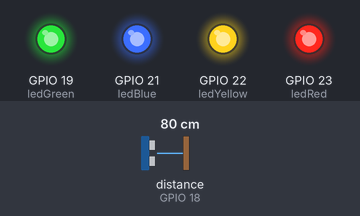
Recording of a sketch running on a simulated ESP32. Shown: output pins drawn as LEDs (lit = HIGH). Wiring (inferred from the names in the program): ultrasonic range finder: trigger GPIO 5; echo GPIO 18. The inputs (shaded band) are chosen by the test bench; at power-on: distance to the obstacle (sensor on GPIO 18) 80 cm. The echo pulse lasts 58.3 µs per cm; WiFi joins after 1.5 s; servers stay silent unless stated; uploads are accepted with an empty reply; the local clock reads 2024-03-15 10:24:30 at power-on unless the sketch sets it; pins used as bus, display or sensor lines are not drawn; what the sketch prints to the serial monitor is not drawn.

Above: at 1.1 s.
At 4.3 s:
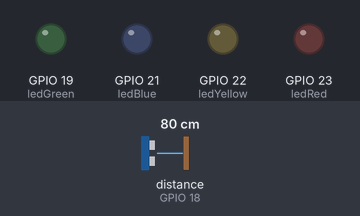
4.4 s: distance to the obstacle (sensor on GPIO 18) set to 41 cm
7.4 s: distance to the obstacle (sensor on GPIO 18) set to 33 cm
At 9.8 s:
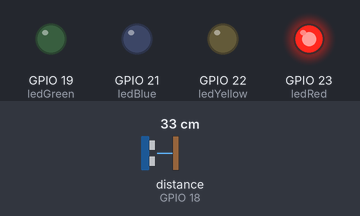
Timing chart, 0 to 11.3 s (numbered marks = the images above; inputs shaded):
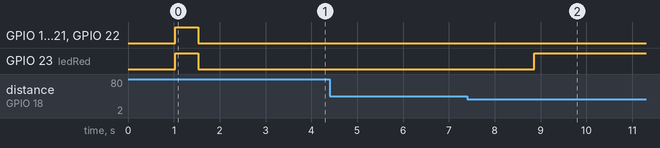

The sketch:

ngaplut.ino
```cpp
// ══════════════════════════════════════════════════════════════════════════
// FloodSafe Đà Nẵng – ESP32 Firmware cho Trạm thật TR01 (Chạy trên Render)
// Cảm biến siêu âm HC-SR04 + Đèn LED cảnh báo + Kết nối WiFi & Render HTTPS
// ══════════════════════════════════════════════════════════════════════════

#include <WiFi.h>
#include <WiFiClientSecure.h>
#include <HTTPClient.h>
#include <time.h>

// ── 0. CHẾ ĐỘ ĐÈN CẢNH BÁO ─────────────────────────────────────────────
// 0: Đèn đỏ bật khi H >= 15 cm, tắt khi H < 13 cm, giữ trong 13 - 15 cm (vùng trễ)
// 1: 4 đèn theo 10 / 20 / 35 cm không vùng trễ (phiên bản cũ)
#define CHE_DO_DEN_4_MUC 0

// ── 1. CẤU HÌNH WIFI & MÁY CHỦ RENDER ──────────────────────────────────
// Điền tên WiFi và mật khẩu nơi bạn cấp mạng cho ESP32 (ví dụ WiFi nhà, trường hoặc phát từ 4G điện thoại)
const char* WIFI_SSID     = "YOUR_WIFI_NAME";        // <-- Đổi thành tên WiFi của bạn
const char* WIFI_PASSWORD = "YOUR_WIFI_PASSWORD";    // <-- Đổi thành mật khẩu WiFi

// Địa chỉ máy chủ Backend FloodSafe trên Render (chuẩn HTTPS)
const char* SERVER_URL    = "https://flood-ov2h.onrender.com/api/ban-ghi";

// Thông tin định danh trạm (Khớp chính xác với config.json trên server Render)
const char* MA_TRAM       = "TR01";
const char* API_KEY       = "tr01demokey_change_me_0123456789";

// Chu kỳ hẹn giờ đo và gửi dữ liệu (millis)
const unsigned long DO_INTERVAL        = 2000;   // Đo và cập nhật đèn mỗi 2 giây
const unsigned long SEND_INTERVAL      = 5000;   // Gửi dữ liệu lên máy chủ mỗi 5 giây
const unsigned long RECONNECT_INTERVAL = 10000;  // Thử kết nối lại WiFi chạy nền mỗi 10 giây
const int HTTP_TIMEOUT                 = 4000;   // Timeout kết nối HTTP 4.000 ms

unsigned long lastDoTime        = 0;
unsigned long lastSendTime      = 0;
unsigned long lastReconnectTime = 0;
bool trangThaiDenDo             = false;

// ── 2. KHAI BÁO CHÂN PHẦN CỨNG ─────────────────────────────────────────
// Chân cảm biến siêu âm HC-SR04
const int trigPin = 5;
const int echoPin = 18;  // Qua mạch cầu phân áp (5V -> 3.3V)

// Chân 4 đèn LED cảnh báo: Đỏ -> Vàng -> Xanh dương -> Xanh lá
const int ledRed    = 23;  // Mức 4: Ngập sâu nghiêm trọng (>= 35cm) - Đỏ (hoặc đèn cảnh báo vùng trễ)
const int ledYellow = 22;  // Mức 3: Nguy hiểm (20 - 35cm) - Vàng
const int ledBlue   = 21;  // Mức 2: Cảnh báo (10 - 20cm) - Xanh dương
const int ledGreen  = 19;  // Mức 1: An toàn (< 10cm) - Xanh lá

// Hằng số khoảng cách gốc từ cảm biến đến mặt đất đã chốt (cm)
const float DISTANCE_TO_GROUND = 52.0;

// ── 3. HÀM ĐO MỰC NƯỚC (HC-SR04) ───────────────────────────────────────
// Đo 5 lần, nghỉ 200 ms giữa 2 lần đọc, chỉ nhận 0 < d <= DISTANCE_TO_GROUND + 2 cm
float doMucNuoc() {
  float sum = 0;
  int validCount = 0;

  for (int i = 0; i < 5; i++) {
    digitalWrite(trigPin, LOW);
    delayMicroseconds(2);
    digitalWrite(trigPin, HIGH);
    delayMicroseconds(10);
    digitalWrite(trigPin, LOW);

    long duration = pulseIn(echoPin, HIGH, 30000); // Timeout 30ms (~5m)
    if (duration > 0) {
      float dist = duration * 0.034 / 2.0;
      if (dist > 0 && dist <= (DISTANCE_TO_GROUND + 2.0)) {
        sum += dist;
        validCount++;
      }
    }
    if (i < 4) delay(200); // Nghỉ 200 ms giữa 2 lần đọc
  }

  if (validCount > 0) {
    float distanceToWater = sum / validCount;
    float waterLevel = DISTANCE_TO_GROUND - distanceToWater;
    if (waterLevel < 0) waterLevel = 0.0;
    return waterLevel;
  }
  return -1.0; // Báo lỗi không đo được
}

// ── 4. CẬP NHẬT ĐÈN CẢNH BÁO ───────────────────────────────────────────
void capNhatDen(float waterLevel) {
  if (waterLevel < 0) return;

#if CHE_DO_DEN_4_MUC
  // Khối 4 đèn cũ theo 10 / 20 / 35 cm không vùng trễ
  digitalWrite(ledRed, LOW);
  digitalWrite(ledYellow, LOW);
  digitalWrite(ledBlue, LOW);
  digitalWrite(ledGreen, LOW);

  if (waterLevel >= 35.0) {
    digitalWrite(ledRed, HIGH);
  } else if (waterLevel >= 20.0) {
    digitalWrite(ledYellow, HIGH);
  } else if (waterLevel >= 10.0) {
    digitalWrite(ledBlue, HIGH);
  } else {
    digitalWrite(ledGreen, HIGH);
  }
#else
  // Chế độ CHE_DO_DEN_4_MUC = 0:
  // Đèn đỏ bật khi H >= 15 cm, tắt khi H < 13 cm, giữ trạng thái trong 13 - 15 cm
  if (waterLevel >= 15.0) {
    trangThaiDenDo = true;
  } else if (waterLevel < 13.0) {
    trangThaiDenDo = false;
  }

  digitalWrite(ledRed, trangThaiDenDo ? HIGH : LOW);
  digitalWrite(ledYellow, LOW);
  digitalWrite(ledBlue, LOW);
  digitalWrite(ledGreen, LOW);
#endif
}

// ── 5. THỜI ĐIỂM ĐO (NTP UTC HOẶC MILLIS) ──────────────────────────────
String thoiDiemDo() {
  time_t now = time(nullptr);
  // Nếu đã đồng bộ NTP thành công (sau mốc 2020)
  if (now > 1577836800) {
    char buf[30];
    struct tm timeinfo;
    gmtime_r(&now, &timeinfo);
    strftime(buf, sizeof(buf), "%Y-%m-%dT%H:%M:%SZ", &timeinfo);
    return String(buf);
  }
  return String(millis());
}

// ── 6. HÀM KẾT NỐI WIFI ────────────────────────────────────────────────
void connectWiFi() {
  if (WiFi.status() == WL_CONNECTED) return;

  Serial.printf("\n[WiFi] Đang kết nối tới: %s ...\n", WIFI_SSID);
  WiFi.mode(WIFI_STA);
  WiFi.setAutoReconnect(true);
  WiFi.begin(WIFI_SSID, WIFI_PASSWORD);

  // Lúc khởi động chờ kết nối tối đa <= 4 giây (10 lần * 400 ms)
  int attempts = 0;
  while (WiFi.status() != WL_CONNECTED && attempts < 10) {
    delay(400);
    Serial.print(".");
    attempts++;
  }

  if (WiFi.status() == WL_CONNECTED) {
    Serial.println("\n[WiFi] Đã kết nối thành công!");
    Serial.printf("[WiFi] Địa chỉ IP ESP32: %s\n", WiFi.localIP().toString().c_str());
  } else {
    Serial.println("\n[WiFi] Chưa thể kết nối WiFi (sẽ tự động kết nối nền trong loop).");
  }
}

// ── 7. HÀM GỬI DỮ LIỆU LÊN RENDER (HTTPS POST) ────────────────────────
void sendDataToServer(float waterLevel) {
  if (waterLevel < 0) {
    Serial.println("[Render HTTPS] Bỏ qua gửi: Không có dữ liệu đo hợp lệ");
    return;
  }

  // Mất WiFi thì bỏ lượt, không gọi chặn
  if (WiFi.status() != WL_CONNECTED) {
    Serial.println("[Render HTTPS] Bỏ qua lượt gửi: Chưa kết nối WiFi");
    return;
  }

  WiFiClientSecure client;
  client.setInsecure(); // Bỏ qua kiểm tra chứng chỉ SSL root trên ESP32

  HTTPClient http;
  if (!http.begin(client, SERVER_URL)) {
    Serial.println("[Render HTTPS] Không thể khởi tạo kết nối tới server!");
    return;
  }

  http.addHeader("Content-Type", "application/json");
  http.addHeader("X-API-Key", API_KEY);
  http.setTimeout(HTTP_TIMEOUT); // 4000 ms

  String payload = "{\"ma_tram\":\"" + String(MA_TRAM) + "\","
                 + "\"muc_nuoc\":" + String(waterLevel, 1) + ","
                 + "\"thoi_diem_do\":\"" + thoiDiemDo() + "\"}";

  int httpCode = http.POST(payload);
  if (httpCode > 0) {
    String response = http.getString();
    Serial.printf("[Render HTTPS] Gửi TR01 thành công: HTTP %d | Phản hồi: %s\n", httpCode, response.c_str());
  } else {
    Serial.printf("[Render HTTPS] Lỗi gửi: %s\n", http.errorToString(httpCode).c_str());
  }

  http.end();
}

// ── 8. SETUP ───────────────────────────────────────────────────────────
void setup() {
  Serial.begin(115200);
  delay(1000);
  Serial.println("\n══════════════════════════════════════════════════════");
  Serial.println("  FloodSafe Đà Nẵng – Khởi động Trạm Cảm Biến TR01  ");
  Serial.println("  Kết nối trực tiếp Render: flood-ov2h.onrender.com   ");
  Serial.println("══════════════════════════════════════════════════════");

  pinMode(trigPin, OUTPUT);
  pinMode(echoPin, INPUT);

  pinMode(ledRed, OUTPUT);
  pinMode(ledYellow, OUTPUT);
  pinMode(ledBlue, OUTPUT);
  pinMode(ledGreen, OUTPUT);

  // Nhấp nháy test 4 đèn LED lúc khởi động mạch
  digitalWrite(ledRed, HIGH);
  digitalWrite(ledYellow, HIGH);
  digitalWrite(ledBlue, HIGH);
  digitalWrite(ledGreen, HIGH);
  delay(500);
  digitalWrite(ledRed, LOW);
  digitalWrite(ledYellow, LOW);
  digitalWrite(ledBlue, LOW);
  digitalWrite(ledGreen, LOW);

  // Kết nối WiFi (chờ tối đa <= 4 giây)
  connectWiFi();

  // Đồng bộ giờ NTP UTC dạng 2026-11-17T08:00:00Z
  configTime(0, 0, "pool.ntp.org", "time.google.com");
}

// ── 9. LOOP CHÍNH ──────────────────────────────────────────────────────
void loop() {
  unsigned long now = millis();

  // Tự động kết nối lại WiFi chạy nền mỗi 10 giây nếu mất kết nối
  if (WiFi.status() != WL_CONNECTED && (now - lastReconnectTime >= RECONNECT_INTERVAL)) {
    lastReconnectTime = now;
    WiFi.reconnect();
  }

  // Hẹn giờ 1: Gửi mỗi 5 giây (SEND_INTERVAL) và đo mới ngay trước khi gửi
  if (now - lastSendTime >= SEND_INTERVAL) {
    lastSendTime = now;
    float waterLevel = doMucNuoc();
    capNhatDen(waterLevel);
    sendDataToServer(waterLevel);
    lastDoTime = millis();
    return;
  }

  // Hẹn giờ 2: Đo và cập nhật đèn mỗi 2 giây (DO_INTERVAL)
  if (now - lastDoTime >= DO_INTERVAL) {
    lastDoTime = now;
    float waterLevel = doMucNuoc();
    capNhatDen(waterLevel);
    if (waterLevel >= 0) {
      Serial.printf("[TR01] Mực nước: %.1f cm | Đèn đỏ: %s\n", waterLevel, trangThaiDenDo ? "BẬT" : "TẮT");
    } else {
      Serial.println("[TR01] Cảnh báo: Không nhận được tín hiệu từ HC-SR04!");
    }
  }

  delay(20);
}
```

Measured:
- the behaviour switches between 38 and 37 cm on distance to the obstacle (sensor on GPIO 18) (found by bisection; images 1 and 2)
- after the input at 4.4 s, every drawn part: stays the same
- after the input at 7.4 s, GPIO 23 (ledRed): LOW → HIGH after 1.5 s
